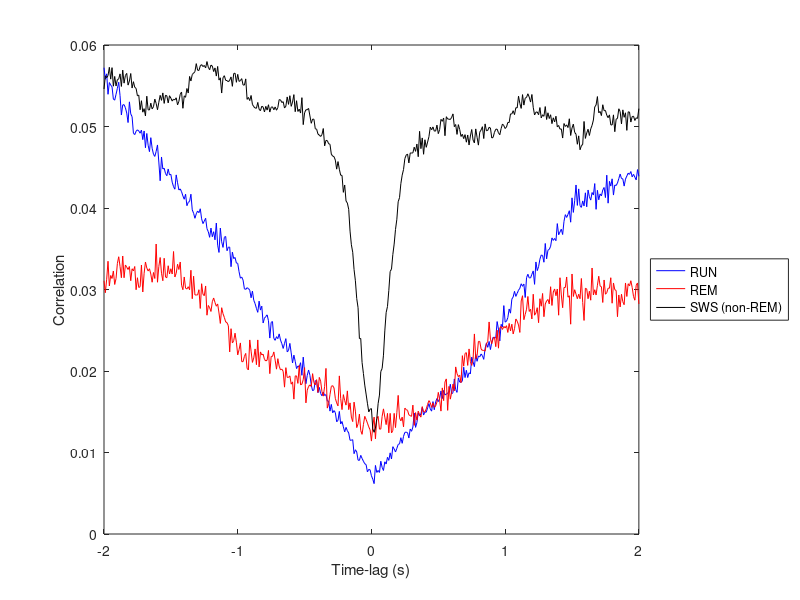

This figure's MATLAB source:
% Computing spike train correlation across brain states
% As in Peyrache et al., Nat Neurosci, 2015

% Adrien Peyrache 2017 | peyrachelab.com | github.com/PeyracheLab
% This program is free software; you can redistribute it and/or modify
% it under the terms of the GNU General Public License as published by
% the Free Software Foundation; either version 2 of the License, or
% (at your option) any later version.

load DataHDCells_RunSleep.mat
% File contains the binned spike trains of 19 HD cells simultaneously
% recorded during RUN, REM sleep and Slow-Wave sleep (or non-REM sleep)
% Qrun/rem/sws are 2D matrices (bins X cells).
% time bins are 10ms.

%Index of HD cells coding for the same direction
%cellIx = [5 6];

%Index of HD cells coding for opposite direction
cellIx = [8 17];

[Hrun,b]    = xcorr ( Qrun(:,cellIx(1)) , Qrun(:,cellIx(2)) , 200 , 'coeff');
Hrem        = xcorr ( Qrem(:,cellIx(1)) , Qrem(:,cellIx(2)) , 200 , 'coeff');
Hsws       = xcorr ( Qsws(:,cellIx(1)) , Qsws(:,cellIx(2)) , 200 , 'coeff');

t = b*0.01; %time bins are 10ms

figure(1),clf
plot(t,Hrun,'b')
hold on, plot(t,Hrem,'r')
hold on,plot(t,Hsws,'k')
legend('RUN','REM','SWS (non-REM)','location','eastoutside')
xlabel('Time-lag (s)')
ylabel('Correlation')

